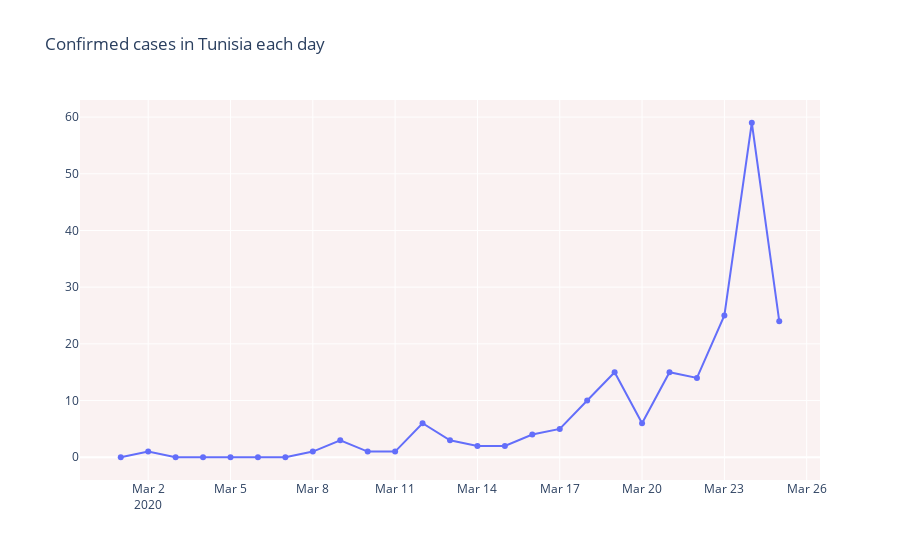

Notebook source saved alongside this figure:
### Code cell
data_count['confirmation_date'] = list(data_count.index)
fig = go.Figure()
fig.add_trace(go.Scatter(x=data_count['confirmation_date'], y=data_count['Number of cases'],
                    mode='lines+markers',name='Total Cases'))
fig.update_layout(title_text='Confirmed cases in Tunisia each day',plot_bgcolor='rgb(250, 242, 242)')
fig.show()

### Figure 1 — Plotly figure (JSON) as saved in the notebook; plotly's stock layout.template omitted (floating-point values rounded to 4 significant figures)
{"data": [{"mode": "lines+markers", "name": "Total Cases", "type": "scatter", "x": ["2020-03-01", "2020-03-02", "2020-03-03", "2020-03-04", "2020-03-05", "2020-03-06", "2020-03-07", "2020-03-08", "2020-03-09", "2020-03-10", "2020-03-11", "2020-03-12", "2020-03-13", "2020-03-14", "2020-03-15", "2020-03-16", "2020-03-17", "2020-03-18", "2020-03-19", "2020-03-20", "2020-03-21", "2020-03-22", "2020-03-23", "2020-03-24", "2020-03-25"], "y": [0, 1, 0, 0, 0, 0, 0, 1, 3, 1, 1, 6, 3, 2, 2, 4, 5, 10, 15, 6, 15, 14, 25, 59, 24]}], "layout": {"plot_bgcolor": "rgb(250, 242, 242)", "title": {"text": "Confirmed cases in Tunisia each day"}}}
